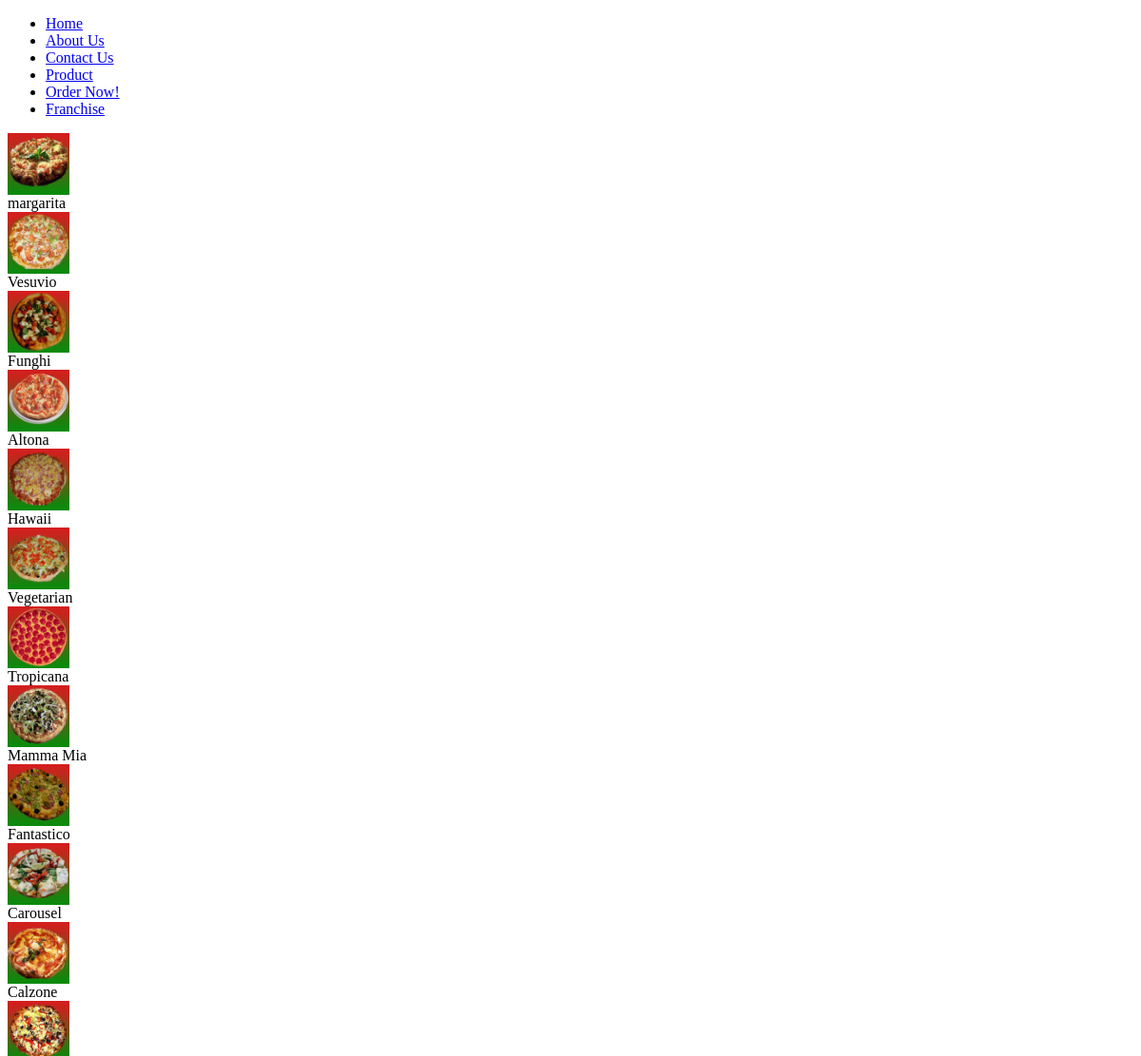
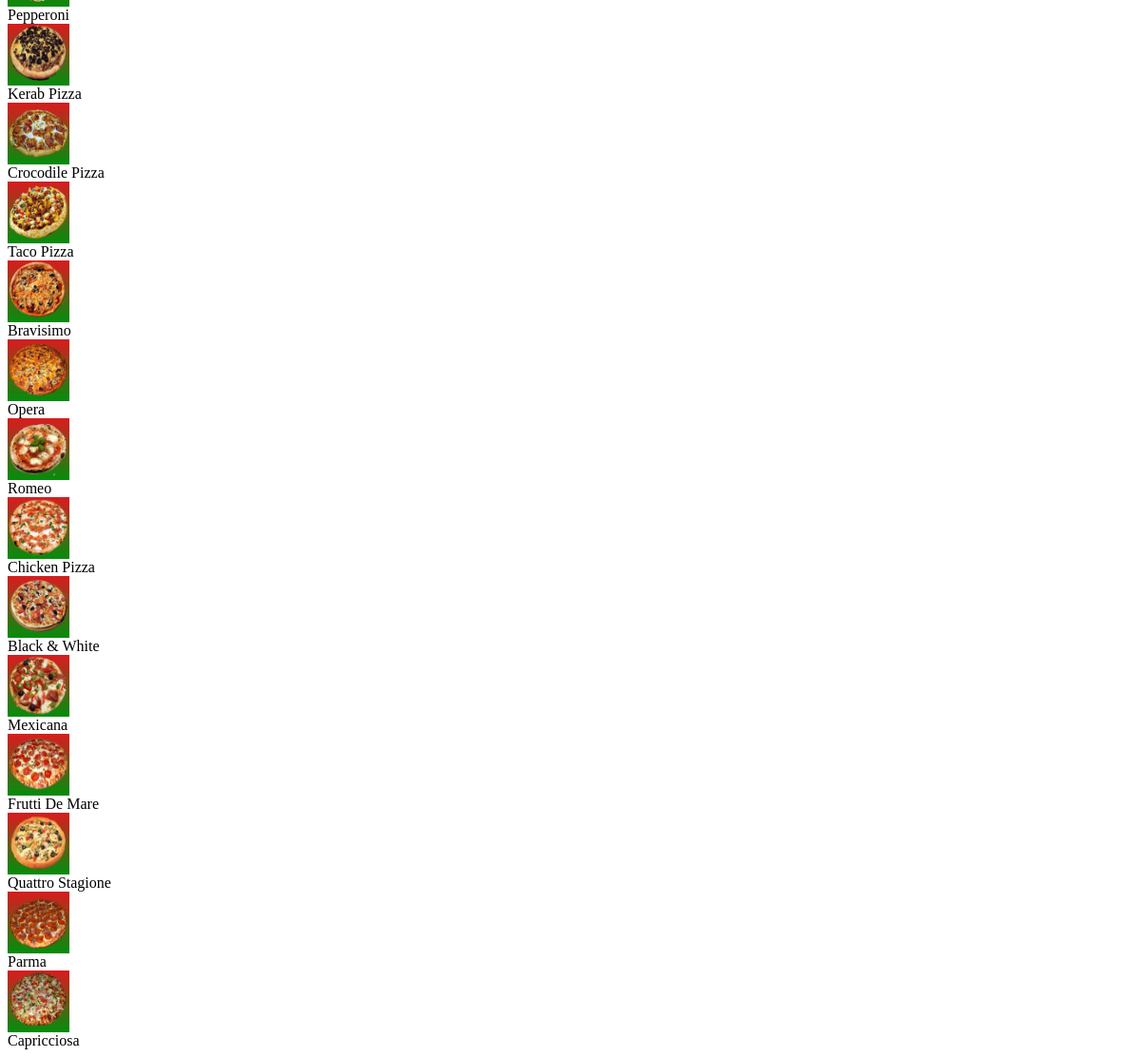
The page /product.php on the database its author committed (2 pictures, top to bottom).
### tables this page shows
CREATE TABLE IF NOT EXISTS `category` (
`id` int(11) NOT NULL,
  `category` varchar(300) NOT NULL
);

CREATE TABLE IF NOT EXISTS `marias_products` (
`id` int(11) NOT NULL,
  `product_id` int(50) NOT NULL,
  `product_name` varchar(50) NOT NULL,
  `product_price` int(50) NOT NULL,
  `product_size` int(10) NOT NULL,
  `product_size_name` varchar(100) NOT NULL,
  `product_photo` varchar(100) NOT NULL,
  `product_ingredients` varchar(100) NOT NULL,
  `status` varchar(30) NOT NULL
);

### product.php (the view, shortened to what this page needs)
<!DOCTYPE html PUBLIC "-//W3C//DTD XHTML 1.0 Transitional//EN" "http://www.w3.org/TR/xhtml1/DTD/xhtml1-transitional.dtd">
<html xmlns="http://www.w3.org/1999/xhtml">
<head>
<link href="src/facebox.css" media="screen" rel="stylesheet" type="text/css" />
</head>
<body>
<div id="tmo_container">
  <div id="tmo_menu_bg">
    <div id="tmo_menu">
      <ul>
        <li><a href="index.php">Home</a></li>
        <li><a href="aboutus.php">About Us</a></li>
		<li><a href="contact.php">Contact Us</a></li>
        <li><a href="product.php"  class="current">Product</a></li>
        <li><a href="loginindex.php">Order Now! </a></li>
        <li><a href="franchise.php">Franchise</a></li>
      </ul>
    </div>
  </div>
  <div class="con">
    <div id="tmo_content_left1">
      <?php
								$result2 = mysql_query("SELECT * FROM category");
								while($row2 = mysql_fetch_array($result2))
								  {
								  $ble=$row2['id'];
								  $result3 = mysql_query("SELECT * FROM marias_products where product_id='$ble'");
								$row3 = mysql_fetch_array($result3);
      echo '<div class="tmo_pizza_box"> <a rel="facebox" href=large.php?id=' . $row3["product_id"] . '><img alt="Pizza" src="images/pizza/'.$row3['product_photo'].'" width="65px" height="65px" /></a>';
          echo '<div class="textbox"> '.$row3['product_name'].' </div>';
      echo '</div>';
								  }
	?>
    </div>
  </div>
</body>
</html>

### rows shown on the page
category: marias_products.product_photo (picture), marias_products.product_name "margarita"
category: marias_products.product_photo (picture), marias_products.product_name "Vesuvio"
category: marias_products.product_photo (picture), marias_products.product_name "Funghi"
category: marias_products.product_photo (picture), marias_products.product_name "Altona"
category: marias_products.product_photo (picture), marias_products.product_name "Hawaii"
category: marias_products.product_photo (picture), marias_products.product_name "Vegetarian"
category: marias_products.product_photo (picture), marias_products.product_name "Tropicana"
category: marias_products.product_photo (picture), marias_products.product_name "Mamma Mia"
category: marias_products.product_photo (picture), marias_products.product_name "Fantastico"
category: marias_products.product_photo (picture), marias_products.product_name "Carousel"
category: marias_products.product_photo (picture), marias_products.product_name "Calzone"
category: marias_products.product_photo (picture), marias_products.product_name "Pepperoni"
category: marias_products.product_photo (picture), marias_products.product_name "Kerab Pizza"
category: marias_products.product_photo (picture), marias_products.product_name "Crocodile Pizza"
category: marias_products.product_photo (picture), marias_products.product_name "Taco Pizza"
category: marias_products.product_photo (picture), marias_products.product_name "Bravisimo"
category: marias_products.product_photo (picture), marias_products.product_name "Opera"
category: marias_products.product_photo (picture), marias_products.product_name "Romeo"
category: marias_products.product_photo (picture), marias_products.product_name "Chicken Pizza"
category: marias_products.product_photo (picture), marias_products.product_name "Black & White"
category: marias_products.product_photo (picture), marias_products.product_name "Mexicana"
category: marias_products.product_photo (picture), marias_products.product_name "Frutti De Mare"
category: marias_products.product_photo (picture), marias_products.product_name "Quattro Stagione"
category: marias_products.product_photo (picture), marias_products.product_name "Parma"
category: marias_products.product_photo (picture), marias_products.product_name "Capricciosa"
